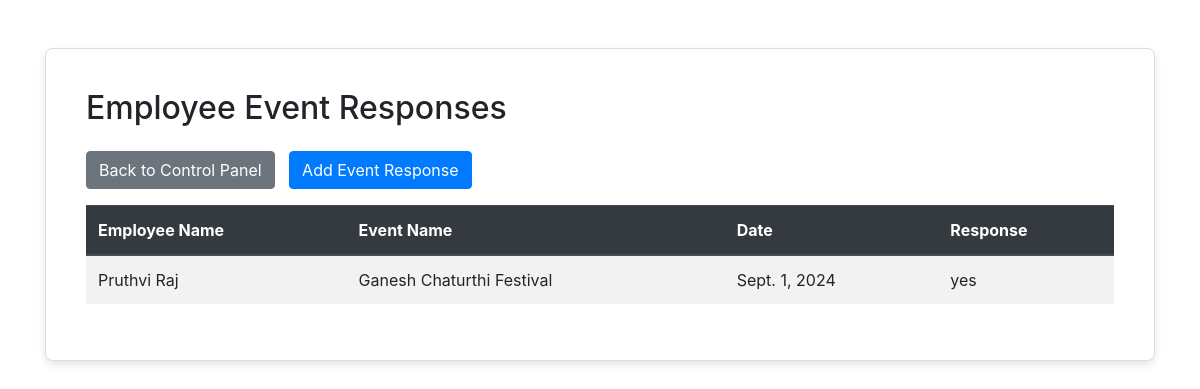
The page /api/event-responses/ on the database its author committed.
### sender_app/models.py (models this page shows, shortened)
class EmployeeEventResponse(models.Model):
    employee = models.ForeignKey(Employee, on_delete=models.CASCADE)
    date = models.DateField()
    response = models.CharField(max_length=3, choices=[('yes', 'Yes'), ('no', 'No')])
    event = models.ForeignKey(OrganizationEvent, on_delete=models.CASCADE)
    created_at = models.DateTimeField(auto_now_add=True)
    updated_at = models.DateTimeField(auto_now=True)
    class Meta:
        unique_together = ('employee', 'date', 'event')

class Employee(models.Model):
    user_id = models.AutoField(primary_key=True)
    name = models.CharField(max_length=100)
    email = EncryptedEmailField(max_length=254, unique=True)
    created_at = models.DateTimeField(auto_now_add=True)
    updated_at = models.DateTimeField(auto_now=True)

class OrganizationEvent(models.Model):
    event_id = models.AutoField(primary_key=True)
    name = models.CharField(max_length=32)
    date = models.DateField()
    created_at = models.DateTimeField(auto_now_add=True)
    updated_at = models.DateTimeField(auto_now=True)

### sender_app/views.py (the view)
# urls.py: path('event-responses/', EmployeeEventResponsesView.as_view(), name='employee_event_responses'),
class EmployeeEventResponsesView(View):
    def get(self, request):
        responses = EmployeeEventResponse.objects.all().select_related('employee', 'event').order_by('-date')
        return render(request, 'email_sender_app/employee_event_responses.html', {'responses': responses})

### sender_app/templates/email_sender_app/employee_event_responses.html (shortened to what this page needs)
<!DOCTYPE html>
<html lang="en">
<head>
    <link rel="stylesheet" href="https://stackpath.bootstrapcdn.com/bootstrap/4.5.2/css/bootstrap.min.css">
</head>
<body>
    <div class="container mt-5">
        <div class="card">
            <div class="card-body">
                <h2 class="mb-4">Employee Event Responses</h2>
                <a href="{% url 'control_panel' %}" class="btn btn-secondary mb-3">Back to Control Panel</a>
                <a href="{% url 'create_employee_response' %}" class="btn btn-primary mb-3 btn-space">Add Event Response</a>
                <table class="table table-striped table-hover">
                    <thead class="thead-dark">
                        <tr>
                            <th>Employee Name</th>
                            <th>Event Name</th>
                            <th>Date</th>
                            <th>Response</th>
                        </tr>
                    </thead>
                    <tbody>
                        {% for response in responses %}
                            <tr>
                                <td>{{ response.employee.name }}</td>
                                <td>{{ response.event.name }}</td>
                                <td>{{ response.date }}</td>
                                <td>{{ response.response }}</td>
                            </tr>
                        {% endfor %}
                    </tbody>
                </table>
            </div>
        </div>
    </div>
</body>
</html>

### sender_app/templates/email_sender_app/employee_event_responses.html (style rules this page uses)
.card { border: 1px solid #ddd; border-radius: 8px; padding: 20px; box-shadow: 0 4px 8px rgba(0, 0, 0, 0.1); margin-top: 20px; background-color: #ffffff; }
.btn-space { margin-left: 10px; }
.table th, .table td { vertical-align: middle; }

### rows shown on the page
EmployeeEventResponse: employee.name "Pruthvi Raj", event.name "Ganesh Chaturthi Festival", date "Sept. 1, 2024", response "yes"
